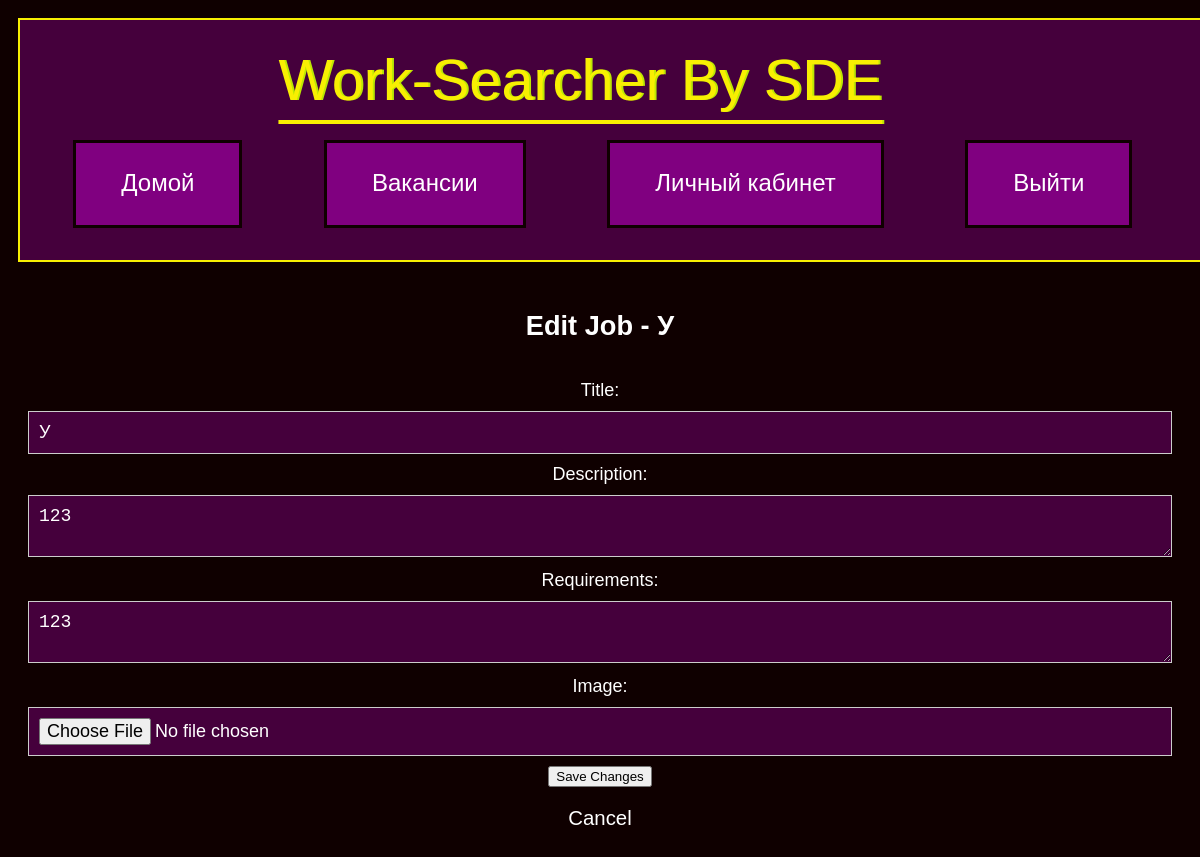
The page /job/9/edit (signed in) on the database its author committed.
### Model/models.py (models this page shows)
class Job(db.Model):
    id = db.Column(db.Integer, primary_key=True)
    title = db.Column(db.String(300), nullable=False)
    description = db.Column(db.Text, nullable=False)
    requirements = db.Column(db.String(200))
    image_filename = db.Column(db.String(300))
    user_id = db.Column(db.Integer, db.ForeignKey('user.id'), nullable=False)
    user = db.relationship('User', backref=db.backref('jobs', lazy=True))
    status = db.Column(db.Boolean, nullable=True)
    resumes = db.relationship('Resume', secondary=job_resume_association, backref=db.backref('jobs', lazy=True))

### Controller/job.py (the view, shortened to what this page needs)
@job.route('/job/<int:job_id>/edit', methods=['GET', 'POST'])
@login_required
def edit_job(job_id):
    job = Job.query.get(job_id)
    if not job:
        flash('Job not found', 'error')
        return redirect(url_for('CZN.jobs'))
    if job.user_id != current_user.id:
        flash('You are not authorized to edit this job', 'error')
        return redirect(url_for('CZN.jobs'))
    return render_template('edit_job.html', job=job)

### app.py (called while the page is built)
@login_manager.user_loader
def load_user(user_id):
    return User.query.get(int(user_id))

### templates/edit_job.html (shortened to what this page needs)
{% extends "base.html" %}
{% block content %}
    <h1>Edit Job - {{ job.title }}</h1>
    <form method="post" action="{{ url_for('job.edit_job', job_id=job.id) }}" enctype="multipart/form-data">
        <label for="title">Title:</label>
        <input type="text" name="title" value="{{ job.title }}" required><br>
        <label for="description">Description:</label>
        <textarea name="description" required>{{ job.description }}</textarea><br>
        <label for="requirements">Requirements:</label>
        <textarea name="requirements" required>{{ job.requirements }}</textarea><br>
        <label for="image_file">Image:</label>
        <input type="file" name="image_file">
        <br>
        <button type="submit">Save Changes</button>
    </form>
    <a href="{{ url_for('CZN.jobs') }}">Cancel</a>
{% endblock %}

### static/styles.css (style rules this page uses)
html { height:100%; }
body { background: #0f0000; color : #ffffff; font-family: "helterskelter", sans-serif; -webkit-background-size: cover; }
a { text-decoration: none; color: #ffffff; font-size: 150%; padding: 15px; }
label { font-size: 18px; }
form { color: #fff; padding: 20px; }
input, textarea { background: #45003c; width: 100%; padding: 10px; box-sizing: border-box; border: 1px solid #ccc; color: #fff; margin-bottom: 10px; margin-top: 10px; font-size: 18px; }

### rows shown on the page
Job: title "У", description "123", requirements "123"
